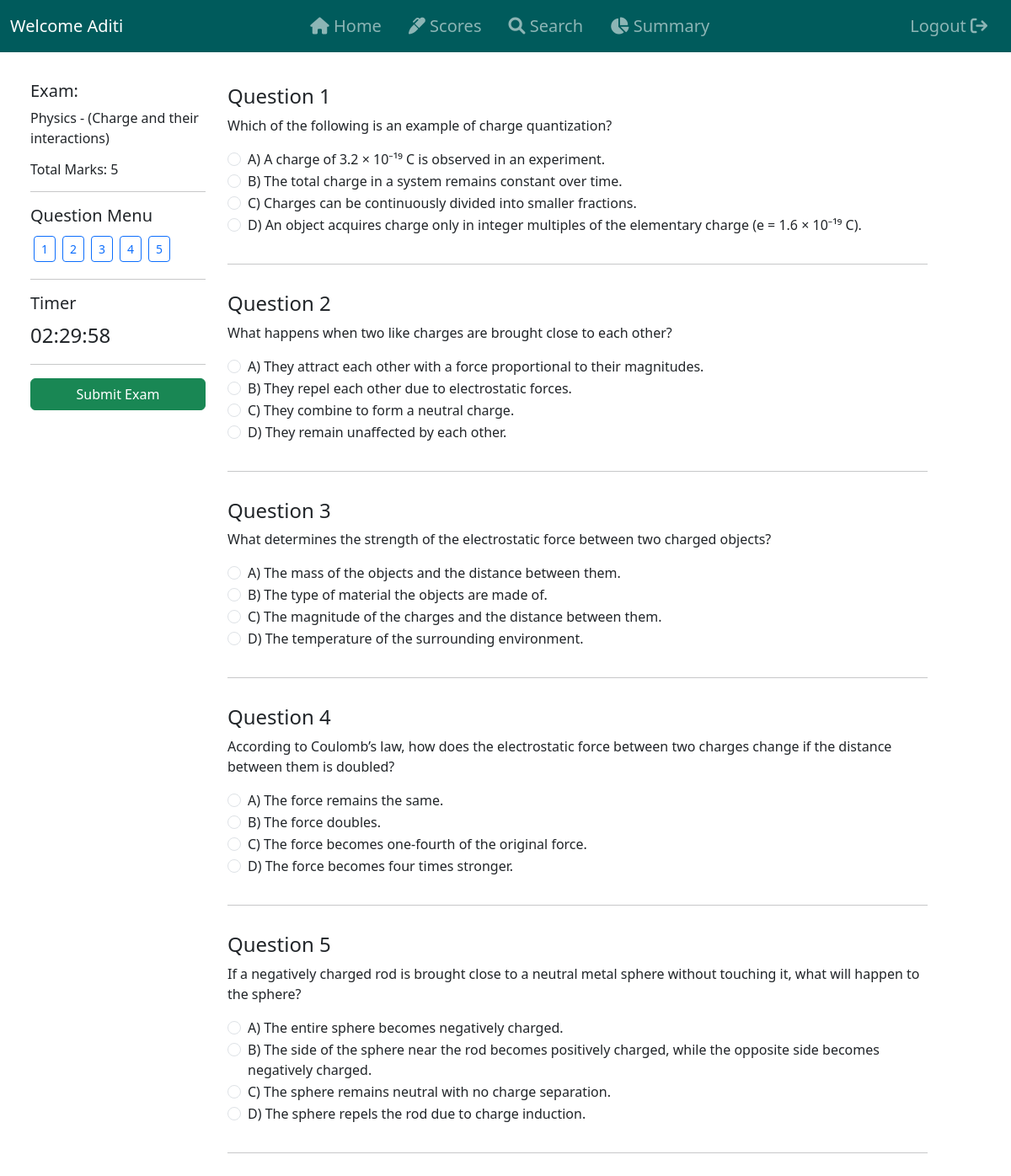
The page /exam_portal/1 (signed in) on the database its author committed.
### controllers/models.py (models this page shows, shortened)
class User(db.Model, UserMixin):
    __tablename__ = 'user'
    id = db.Column(db.Integer, primary_key=True)
    fullname = db.Column(db.String(200), nullable=False)
    email = db.Column(db.String(150), unique=True, nullable=False)
    username = db.Column(db.String(100), unique=True, nullable=False)
    dob = db.Column(db.Date, nullable=False)
    qualification = db.Column(db.String(200))
    document_path = db.Column(db.String(length=200), nullable=False)  # Path to uploaded document
    password = db.Column(db.String(60), nullable=False)

class Subject(db.Model):
    id = db.Column(db.Integer, primary_key=True)
    name = db.Column(db.String(200), unique=True, nullable=False)
    description = db.Column(db.Text)
    chapters = db.relationship('Chapter', backref='subject', cascade='all, delete-orphan')

class Chapter(db.Model):
    id = db.Column(db.Integer, primary_key=True)
    name = db.Column(db.String(200), nullable=False, unique=True)
    description = db.Column(db.Text, nullable=False)
    no_of_quizes = db.Column(db.Integer, nullable=False) # I don't know how to use this stuff.
    subject_id = db.Column(db.Integer, db.ForeignKey('subject.id'), nullable=False)
    quizzes = db.relationship('Quiz', backref='chapter', cascade='all, delete-orphan')

class Question(db.Model):
    id = db.Column(db.Integer, primary_key=True)
    quiz_id = db.Column(db.Integer, db.ForeignKey('quiz.id'), nullable=False)
    question_title = db.Column(db.String(30), nullable=False)
    question_statement = db.Column(db.Text, nullable=False)
    option1 = db.Column(db.String(255), nullable=False)
    option2 = db.Column(db.String(255), nullable=False)
    option3 = db.Column(db.String(255), nullable=False)
    option4 = db.Column(db.String(255), nullable=False)
    correct_option = db.Column(db.Integer, nullable=False)  # Stores option number (1-4)

### controllers/routes.py (the view)
@app.route('/exam_portal/<int:quiz_id>')
@login_required
def exam_portal(quiz_id):
    quiz = Quiz.query.filter_by(id=quiz_id).first()
    if isinstance(quiz.time_duration, set):
        quiz.time_duration = list(quiz.time_duration)[0] #extract the time in the str format
    hrs, mins = map(int, quiz.time_duration.split(":"))
    print(f"Quiz time duration: {quiz.time_duration}", type(quiz.time_duration))
    total_secs = (hrs * 3600) + (mins * 60)
    questions = quiz.questions
    current_question_index = 1  # Start with the first question
    questions_data = [
        {
            "id": q.id,
            "question_title": q.question_title,
            "question_statement": q.question_statement,
            "option1": q.option1,
            "option2": q.option2,
            "option3": q.option3,
            "option4": q.option4,
            "correct_option": q.correct_option
        }
        for q in quiz.questions
    ]
    return render_template('exam_portal.html', quiz=quiz, quiz_duration=total_secs, questions=questions_data, current_question_index=current_question_index)

### controllers/models.py (called while the page is built)
@login_manager.user_loader
def load_user(user_id):
    try:
        user_type, id = user_id.split('-')
        id = int(id)
        if user_type == 'admin':
            return Admin.query.get(id)
        else:
            return User.query.get(id)
    except (ValueError, AttributeError):
        print(f"ERROR: Invalid user_id: {user_id}")
        return None

    @hybrid_property
    def no_of_questions(self):
        return len(self.questions)

### controllers/templates/exam_portal.html (shortened to what this page needs)
{% extends 'base.html' %}
{% block content %}
<div class="container py-4">
    <div class="row">
        <div class="col-md-3 bg-white p-3 fixed-nav">
            <h5 class="me-5">Exam:</h5>
            <p>{{ quiz.subject.name }} - ({{ quiz.chapter.name }})</p>
            <h6>Total Marks: {{ quiz.no_of_questions * 1 }}</h6>
            <hr>
            <h5>Question Menu</h5>
            <div class="d-flex flex-wrap">
                {% for i in range(quiz.no_of_questions) %}
                    <button class="btn btn-sm btn-outline-primary m-1 question-nav" data-target="#question-{{ i }}">{{ loop.index }}</button>
                {% endfor %}
            </div>
            <hr>
            <h5>Timer</h5>
            <div id="timer" class="fs-4">00:00:00</div>
            <hr>
            <button class="btn btn-success w-100" id="submitExam">Submit Exam</button>
        </div>
        <div class="col-md-9">
            {% for question in questions %}
            <div id="question-{{ loop.index }}" class="question-section py-3" data-question-id="{{ question.id }}">
                <h4>Question {{ loop.index }}</h4>
                <p>{{ question.question_statement }}</p>
                <div>
                    {% for i in range(1, 5) %}
                    <div class='form-check'>
                        <input class='form-check-input' type='radio' name='answer-{{ question.id }}' id='option{{ i }}-{{ question.id }}' value='{{ i }}'>
                        <label class='form-check-label' for='option{{ i }}-{{ question.id }}'> {{ question['option' ~ i] }} </label>
                    </div>
                    {% endfor %}
                </div>
            </div>
            <hr>
            {% endfor %}
        </div>
    </div>
</div>
{% endblock %}

### controllers/templates/base.html (shortened to what this page needs)
<!doctype html>
<html lang="en">
<head>
    <link rel="stylesheet" href="https://cdnjs.cloudflare.com/ajax/libs/font-awesome/6.0.0-beta3/css/all.min.css">
    <link href="https://cdn.jsdelivr.net/npm/bootstrap@5.3.3/dist/css/bootstrap.min.css" rel="stylesheet"
>
    <link rel="stylesheet" href="{{ url_for('static', filename='styles.css') }}">
</head>
<body class="d-flex flex-column min-vh-100">
    <header>
        <nav class="navbar navbar-expand-lg navbar-dark fixed-top color custom-navbar">
            <div class="container-fluid">
                {% if current_user.is_authenticated %}
                <a class="navbar-brand me-auto" href="#">
                    Welcome {{ current_user.username if current_user.username else current_user.email.split('@')[0] }}
                </a>
                <div class="collapse navbar-collapse justify-content-center" id="navbarNavAltMarkup">
                    <div class="navbar-nav">
                        <a class="nav-link fs-5 px-3 py-2" aria-current="page" href="{{url_for('dashboard')}}"><i class="fa-solid fa-house"></i> Home</a>
                        {% if current_user.__tablename__ == 'admin' %}
                            <a class="nav-link fs-5 px-3 py-2" href="{{url_for('quiz_management')}}"><i class="fa-solid fa-question"></i> Quiz</a>
                        {% elif current_user.__tablename__ == 'user' %}
                            <a class="nav-link fs-5 px-3 py-2" href="{{ url_for('quiz_scores', user_id=current_user.id)}}"><i class="fa-solid fa-marker"></i> Scores</a>
                        {% endif %}
                        <a class="nav-link fs-5 px-3 py-2" href="{{url_for('search')}}"><i class="fa-solid fa-magnifying-glass"></i> Search</a>
                        <a class="nav-link fs-5 px-3 py-2" href="{{url_for('summary')}}"><i class="fa-solid fa-chart-pie"></i> Summary</a>
                    </div>
                </div>
                <div class="justify-content" id="navbarNavAltMarkup">
                    <div class="navbar-nav ms-auto fs-5">
                        <a class="nav-link fs-5 px-3 py-2" href="{{url_for('logout')}}">
                            Logout <i class="fa-solid fa-arrow-right-from-bracket"></i>
                        </a>
                    </div>
                </div>
                {% endif %}
            </div>
        </nav>
    </header>
    <main class="flex-grow-1">
        {% block content %}
        {% endblock %}
    </main>
</body>
</html>

### controllers/static/styles.css (style rules this page uses)
body { padding-top: 60px; }
.custom-navbar { background-color: #005B5C; }

### controllers/templates/exam_portal.html (style rules this page uses)
.fixed-nav { position: fixed; top: 80px; left: 20px; width: 20%; height: 100vh; overflow-y: auto; z-index: 1000; }
.col-md-9 { margin-left: 20%; }

### rows shown on the page
User: username "Aditi"
Subject: subject.name "Physics"
Chapter: chapter.name "Charge and their interactions"
Question: question_statement "Which of the following is an example of charge quantization?", option1 "A) A charge of 3.2 × 10⁻¹⁹ C is observed in an experiment." "B) The total charge in a system remains constant over time." "C) Charges can be continuously divided into smaller fractions." "D) An object acquires charge only in integer multiples of the elementary charge (e = 1.6 × 10⁻¹⁹ C)."
Question: question_statement "What happens when two like charges are brought close to each other?", option1 "A) They attract each other with a force proportional to their magnitudes." "B) They repel each other due to electrostatic forces." "C) They combine to form a neutral charge." "D) They remain unaffected by each other."
Question: question_statement "What determines the strength of the electrostatic force between two charged objects?", option1 "A) The mass of the objects and the distance between them." "B) The type of material the objects are made of." "C) The magnitude of the charges and the distance between them." "D) The temperature of the surrounding environment."
Question: question_statement "According to Coulomb’s law, how does the electrostatic force between two charges change if the distance between them is doubled?", option1 "A) The force remains the same." "B) The force doubles." "C) The force becomes one-fourth of the original force." "D) The force becomes four times stronger."
Question: question_statement "If a negatively charged rod is brought close to a neutral metal sphere without touching it, what will happen to the sphere?", option1 "A) The entire sphere becomes negatively charged." "B) The side of the sphere near the rod becomes positively charged, while the opposite side becomes negatively charged." "C) The sphere remains neutral with no charge separation." "D) The sphere repels the rod due to charge induction."

### other values the page prints
{{ quiz.no_of_questions * 1 }} "5"
